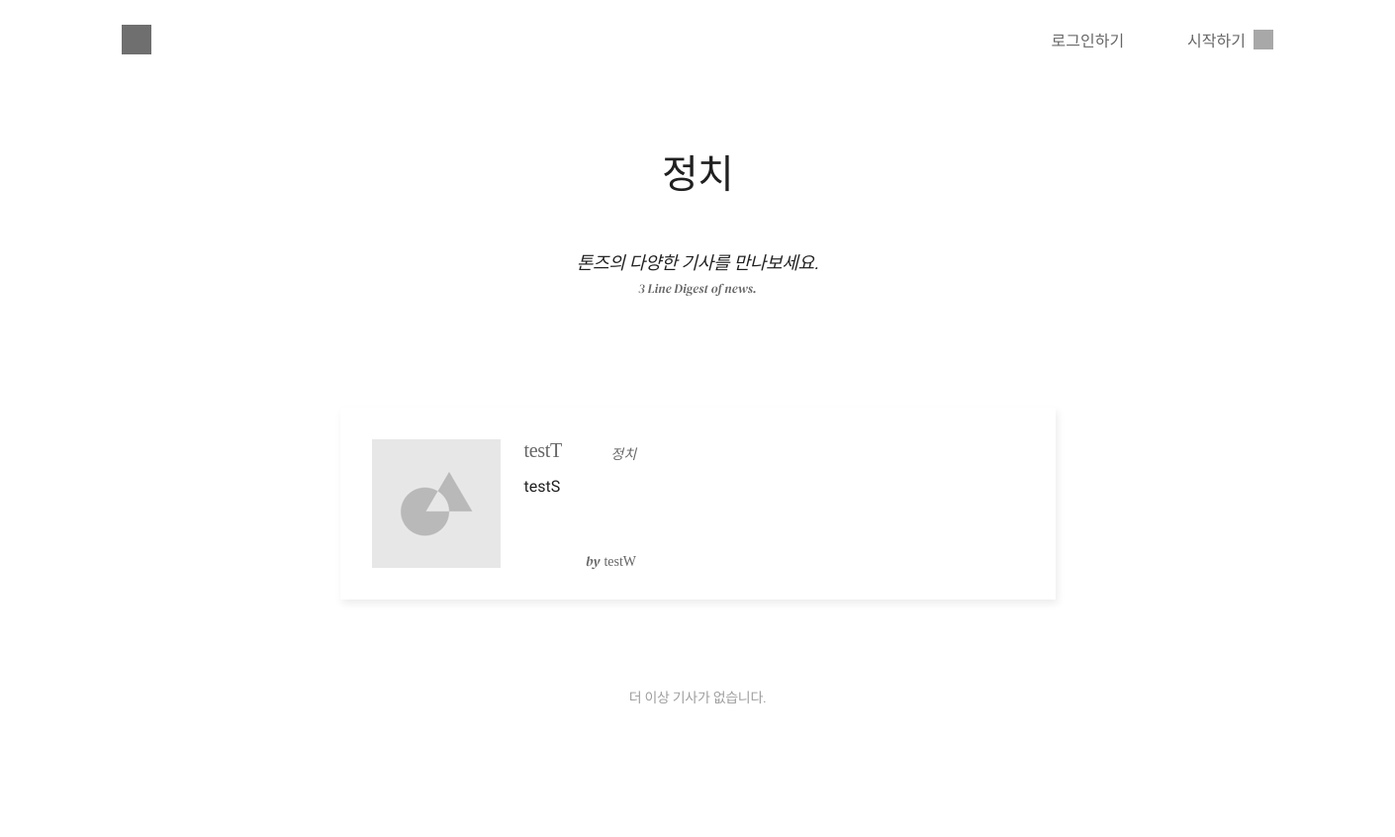
/category/1/ (upper part), run on an earlier commit of the app's database.
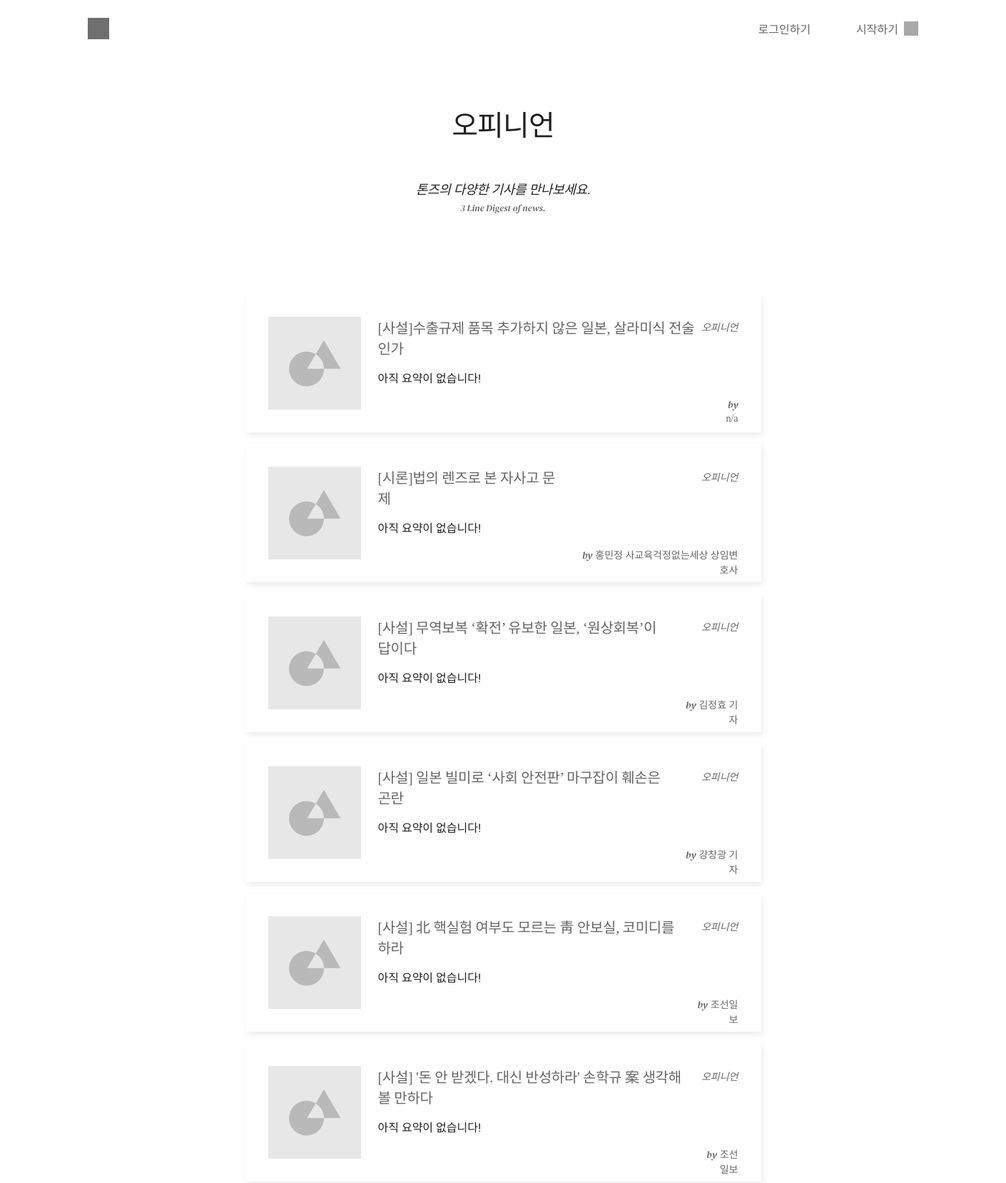
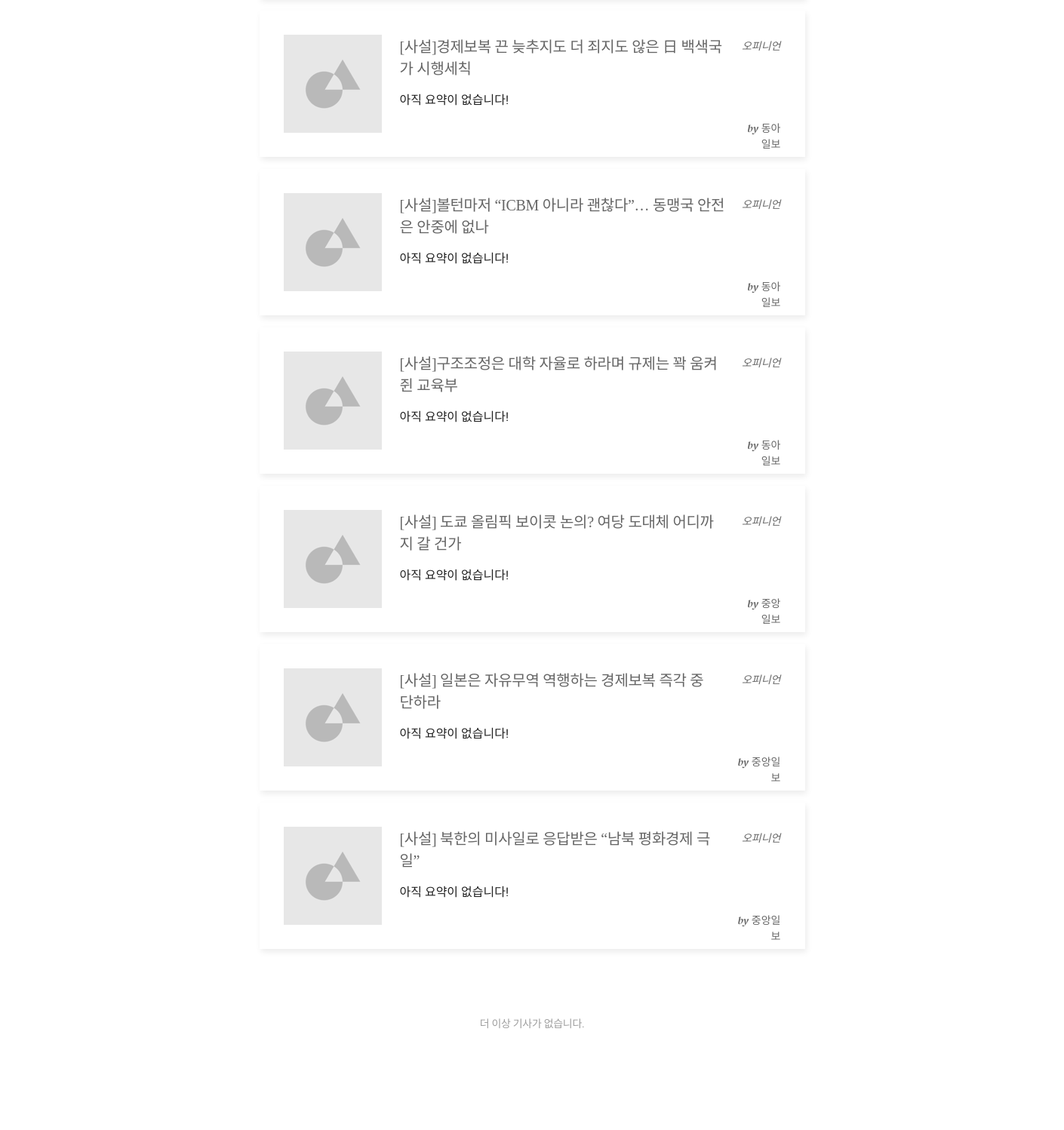
And on a later commit of the database (2 pictures, top to bottom).
### category/models.py (models this page shows, shortened)
class Category(models.Model):
    name = models.TextField(max_length=10,default='')
    class Meta:
        verbose_name_plural = "Categories"

### article/models.py (models this page shows, shortened)
class Article(models.Model):
    title = models.CharField(max_length=200)
    writer = models.CharField(max_length=50)
    pub_date = models.DateTimeField(auto_now_add=False)
    category = models.ForeignKey(Category, on_delete=models.CASCADE, null = True)
    content = models.TextField()
    original = models.TextField()
    stars = models.FloatField(default=0)
    photo = models.ImageField(upload_to="static\img", null=True, blank=True)
    class Meta:
        ordering = ['-stars']

class Summary(models.Model):
    belongsto_article = models.ForeignKey(Article, on_delete=models.CASCADE)
    belongsto_user = models.ForeignKey(Profile, on_delete=models.CASCADE)
    content = models.TextField()
    pub_date = models.DateTimeField(auto_now_add=True)
    obj_count = models.PositiveIntegerField(default=0) #객관지수
    sbj_count = models.PositiveIntegerField(default=0)  #주관지수
    def __str__(self):
        return self.content
    class Meta:
        get_latest_by = "obj_count"
        ordering = ['-pub_date']
        verbose_name_plural = "Summaries"

### category/views.py (the view, shortened to what this page needs)
# urls.py: path('<int:category_id>/', views.cat_detail, name="cat_detail"),
def cat_detail(request, category_id):
    category = get_object_or_404(Category, pk = category_id)
    article_list = Article.objects.filter(category=category_id)
    best_summ_list = dict()
    for article in article_list:
        try:
            best_summ_list[article.id] = Summary.objects.filter(belongsto_article=article.id).latest('obj_count')
        except: #요약이 하나도 없을 경우
            best_summ_list[article.id] = '아직 요약이 없습니다!'
    context = {
    'category':category,
    'article_list':article_list,
    'best_summ_list' : best_summ_list,
    }
    from django.template.defaulttags import register
    return render(request, 'category/category_detail.html', context)

### category/templates/category/category_detail.html (shortened to what this page needs)
{% extends 'base.html' %}
{% load staticfiles %}
{% block css %}
<link rel="stylesheet" href="{%static 'css/category_detail.css'%}">
{% endblock css %}
{% block contents %}
    <div class="wrapper">
        <div class="category_container">
            <div class="category_title_1">
                {{category.name}}</div>
            <div class="category_title_2">톤즈의 다양한 기사를 만나보세요.</div>
            <div class="category_title_3">3 Line Digest of news.</div>
        </div>
    </div>
    <div class="wrapper">
        <div class="middle_contents_container">
            <ul class="category_article">
                {% for article in article_list%}
                <li>
                    <a href="#">
                        <div class="category_article_content">
                            <img src="{% static 'img/test_photo_2.png' %}" alt="">
                            <div class="category_article_textcontainer">
                                <div class="catebory_article_title">
                                    <a href="{% url 'article:detail' article.id %}">{{article.title}}</a>
                                </div>
                                <div class="text">
                                    {% for key, value in best_summ_list.items %}
                                    {% if key == article.id %}
                                    <div class="line_1">{{ value }}</div>
                                    {%endif%}
                                    {% endfor %}
                                </div>
                            </div>
                            <div class="category_article_othercontainer">
                                <div id="category_category"><a href="{% url 'category:cat_detail' category.id %}">{{category.name}}</a></div>
                                <div id="writer">
                                    {% if article.writer %}
                                    <span class="by">by</span>
                                    <span class="name">{{article.writer}}</span></div>
                                    {% endif %}
                            </div>
                        </div>
                    </a>
                </li>
                {% endfor %}
            </ul>
        </div>
    </div>
    <div class="wrapper">
        <div class="no_more_container">
            <div class="no_more">더 이상 기사가 없습니다.</div>
        </div>
    </div>
{% endblock %}

### Tons/templates/base.html (shortened to what this page needs)
{% load staticfiles %}
<!doctype html>
<html lang="en">
<head>
    <link rel="stylesheet" type="text/css" href="{%static 'css/home.css'%}">
    <link rel="stylesheet" type="text/css" href="{%static 'css/footer.css'%}">
    {% block css %}
    {% endblock css %}
</head>
<body>
    <header>
        <div class="header_container">
            <div class="header_container_nav">
                <div class="logo_tons"></div>
                <nav>
                    <ul>
                        <li class="logo_pen"></li>
                        {% if user.is_active %}
                        <li><a href="{% url 'accounts:logout' %}">나가기</a>
                        </li>
                        <li><a href="{% url 'mypage' user.id %}">마이페이지</a></li>
                        {% else %}
                        <li><a href="{% url 'accounts:signup' %}">시작하기</a></li>
                        <li><a href="{% url 'accounts:login'%}">로그인하기</a></li>
                        {% endif %}
                    </ul>
                </nav>
            </div>
        </div>
    </header>
    <div class="body">
        {% block contents %}
        {% endblock contents %}
    </div>
</body>
</html>

### static/css/home.css (style rules this page uses)
body { margin: 0; overflow-x: hidden; }
ul { padding: 0; margin: 0; }
li { list-style: none; }
a { text-decoration: none; color: #000000; }
.text .line_1, .line_2, .line_3 { font-family: 'Song Myung', serif; font-size: 1rem; color: #000000; text-align: left; opacity: 0.87; }
#writer { padding-left: 24px; }
#writer .by { opacity: 0.6; font-family: 'DM Serif Display', serif; font-style: italic; font-size: 14px; letter-spacing: 0; }
#writer .name { opacity: 0.6; font-family: 'Noto Sans KR', serif; font-size: 14px; color: #000000; letter-spacing: 0; }
header { width: 100%; }
.header_container { width: 1400px; height: 80px; margin: 0 auto; display: flex; align-items: center; }
.header_container_nav { width: 100%; margin: 0 118px; display: flex; justify-content: space-between; align-items: center; }
.logo_tons { width: 30px; height: 30px; background-color: #6f6f6f; }
nav ul { margin: 0; display: flex; flex-direction: row-reverse; align-items: center; }
nav ul li { text-align: right; opacity: 0.6; font-family: 'Noto Sans KR', serif; font-size: 1rem; }
nav ul li:nth-child(1) { margin-left: 8px; }
nav ul li:nth-child(2) { padding-left: 64px; }
.logo_pen { width: 20px; height: 20px; background-color: #6f6f6f; }
.wrapper { width: 960px; margin: 0 auto; }
.middle_contents_container { padding-top: 104px; padding-bottom: 96px; }
.category_container { display: flex; flex-direction: column; align-items: center; }
.category_title_1 { opacity: 0.87; font-family: 'Song Myung', serif; font-size: 18px; color: #000000; letter-spacing: -0.3px; }
.category_title_2 { opacity: 0.6; font-family: 'DM Serif Display', serif; font-style: italic; font-size: 13px; color: #000000; padding-top: 6px; }
.category_article { padding-top: 48px; width: 723px; margin: 0 auto; }
.category_article li { height: 194px; background: #FFFFFF; box-shadow: 2px 4px 8px 0 rgba(0, 0, 0, 0.08); margin-bottom: 16px; }
.category_article_content { height: 130px; display: flex; padding: 32px; }
.category_article_textcontainer { padding-left: 24px; }
.catebory_article_title { font-family: 'Noto Sans KR', serif; font-size: 20px; color: #000000; letter-spacing: -0.3px; text-align: left; opacity: 0.6; }
.category_article_textcontainer .text { padding-top: 15px; }
.category_article_othercontainer { text-align: right; }
.category_article_othercontainer #category_category { padding-top: 4px; opacity: 0.6; font-family: 'DM Serif Display', serif; font-style: italic; font-size: 14px; color: #000000; }
.category_article_othercontainer #writer { padding-top: 88px; }

### static/css/footer.css (style rules this page uses)
body { margin: 0; overflow-x: hidden; }
ul { padding: 0; margin: 0; }
li { list-style: none; }
a { text-decoration: none; color: #000000; }

What changed in the data, as far as the page shows it:
removed Article: title "testT", {{ category.name }} "정치", writer "testW"
removed Summary: content "testS", shown under Article "testT"
changed Category: name "정치" → "오피니언"
added Article: title "[사설]수출규제 품목 추가하지 않은 일본, 살라미식 전술인가", best_summ_list "아직 요약이 없습니다!", {{ category.name }} "오피니언", writer "n/a"
added Article: title "[시론]법의 렌즈로 본 자사고 문제", best_summ_list "아직 요약이 없습니다!", {{ category.name }} "오피니언", writer "홍민정 사교육걱정없는세상 상임변호사"
added Article: title "[사설] 무역보복 ‘확전’ 유보한 일본, ‘원상회복’이 답이다", best_summ_list "아직 요약이 없습니다!", {{ category.name }} "오피니언", writer "김정효 기자"
added Article: title "[사설] 일본 빌미로 ‘사회 안전판’ 마구잡이 훼손은 곤란", best_summ_list "아직 요약이 없습니다!", {{ category.name }} "오피니언", writer "강창광 기자"
added Article: title "[사설] 北 핵실험 여부도 모르는 靑 안보실, 코미디를 하라", best_summ_list "아직 요약이 없습니다!", {{ category.name }} "오피니언", writer "조선일보"
added Article: title "[사설] '돈 안 받겠다. 대신 반성하라' 손학규 案 생각해볼 만하다", best_summ_list "아직 요약이 없습니다!", {{ category.name }} "오피니언", writer "조선일보"
added Article: title "[사설]경제보복 끈 늦추지도 더 죄지도 않은 日 백색국가 시행세칙", best_summ_list "아직 요약이 없습니다!", {{ category.name }} "오피니언", writer "동아일보"
added Article: title "[사설]볼턴마저 “ICBM 아니라 괜찮다”… 동맹국 안전은 안중에 없나", best_summ_list "아직 요약이 없습니다!", {{ category.name }} "오피니언", writer "동아일보"
added Article: title "[사설]구조조정은 대학 자율로 하라며 규제는 꽉 움켜쥔 교육부", best_summ_list "아직 요약이 없습니다!", {{ category.name }} "오피니언", writer "동아일보"
added Article: title "[사설] 도쿄 올림픽 보이콧 논의? 여당 도대체 어디까지 갈 건가", best_summ_list "아직 요약이 없습니다!", {{ category.name }} "오피니언", writer "중앙일보"
added Article: title "[사설] 일본은 자유무역 역행하는 경제보복 즉각 중단하라", best_summ_list "아직 요약이 없습니다!", {{ category.name }} "오피니언", writer "중앙일보"
added Article: title "[사설] 북한의 미사일로 응답받은 “남북 평화경제 극일”", best_summ_list "아직 요약이 없습니다!", {{ category.name }} "오피니언", writer "중앙일보"
